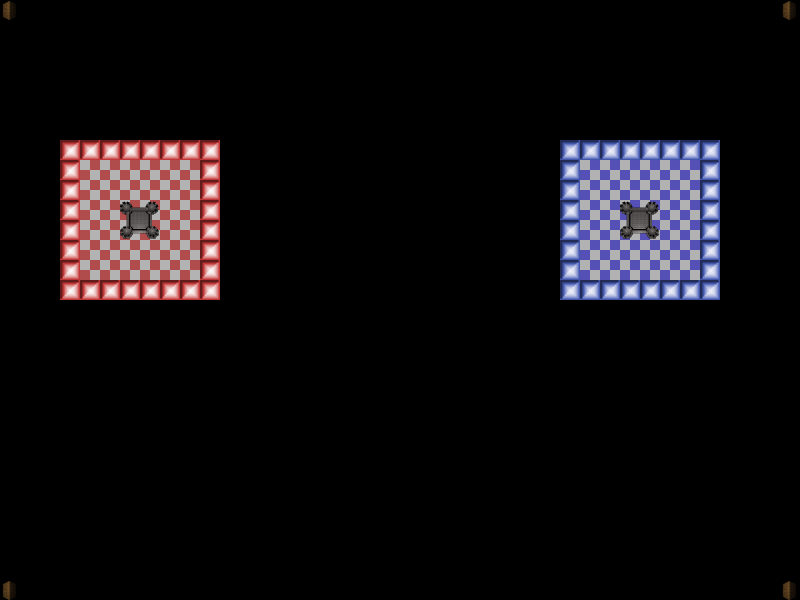

Below is a game level as drawn by its tile map, then a one-line description and the .tmx that defines it (tile-layer data replaced by summaries):
An orthogonal 40x30 tile map with 20x20 px tiles, 3 tile layers (back, secured, objects).

<map version="1.0" orientation="orthogonal" width="40" height="30" tilewidth="20" tileheight="20">
 <tileset firstgid="1" name="all" tilewidth="20" tileheight="20">
  <image source="tilemap.png" width="160" height="80" />
 </tileset>
 <layer name="back" width="40" height="30">
  <data>[1200 cells, 0 non-empty, 0 distinct tile ids]</data>
 </layer>
 <layer name="secured" width="40" height="30">
  <data>[1200 cells, 72 non-empty, 2 distinct tile ids]</data>
 </layer>
 <layer name="objects" width="40" height="30">
  <data>[1200 cells, 68 non-empty, 7 distinct tile ids]</data>
 </layer>
</map>